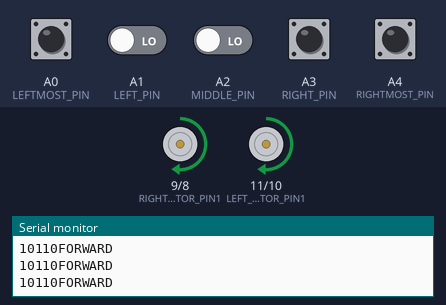
The sketch below on a simulated Arduino Uno, built with avr-gcc and run on an emulated ATmega328P. On the bench: motor-driver pin pairs drawn as motors (green arrow = first pin HIGH = forward, orange = second pin HIGH = backward, longer = more drive, scaled by the enable pin), the last lines printed to the serial monitor. The inputs (shaded band) are chosen by the test bench; at power-on: A0 (LEFTMOST_PIN), A4 (RIGHTMOST_PIN) HIGH, A1 (LEFT_PIN), A2 (MIDDLE_PIN), A3 (RIGHT_PIN) LOW.

Above: at 1.2 s.
1.3 s: A1 (LEFT_PIN) driven HIGH and A2 (MIDDLE_PIN) driven HIGH
At 2.2 s:
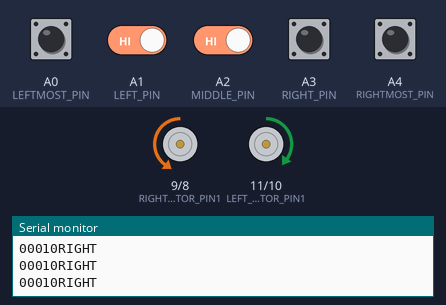
2.8 s: A0 (LEFTMOST_PIN) pulled LOW for 0.15 s
At 2.87 s:
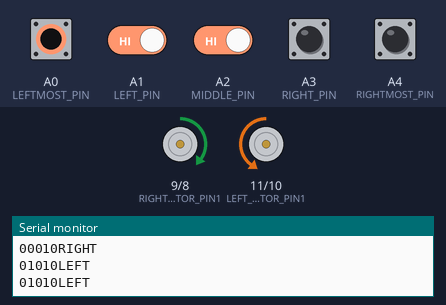
6.9 s: A1 (LEFT_PIN) driven LOW
At 7.8 s:
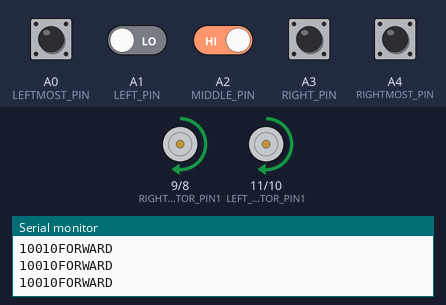
8.4 s: A1 (LEFT_PIN) driven HIGH
At 9.0 s:
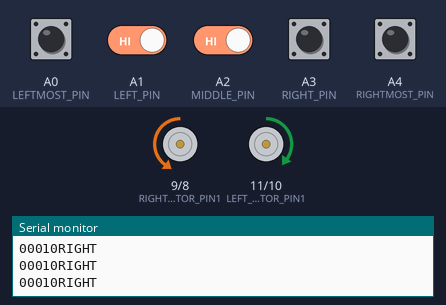
Timing chart, 0 to 10.9 s (numbered marks = the images above; inputs shaded):
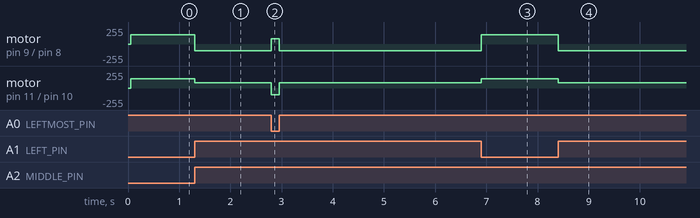

Measured:
- after the input at 1.3 s, motor on pin 9 (RIGHT_MOTOR_PIN1) / pin 8 (RIGHT_MOTOR_PIN2): forward 140/255 → backward 100/255 at once; motor on pin 11 (LEFT_MOTOR_PIN1) / pin 10 (LEFT_MOTOR_PIN2): forward 140/255 → forward 80/255 at once
- after the input at 2.8 s, motor on pin 9 (RIGHT_MOTOR_PIN1) / pin 8 (RIGHT_MOTOR_PIN2): backward 100/255 → forward 80/255 at once, → backward 100/255 0.15 s later; motor on pin 11 (LEFT_MOTOR_PIN1) / pin 10 (LEFT_MOTOR_PIN2): forward 80/255 → backward 100/255 at once, → forward 80/255 0.15 s later
- after the input at 6.9 s, motor on pin 9 (RIGHT_MOTOR_PIN1) / pin 8 (RIGHT_MOTOR_PIN2): backward 100/255 → forward 140/255 at once; motor on pin 11 (LEFT_MOTOR_PIN1) / pin 10 (LEFT_MOTOR_PIN2): forward 80/255 → forward 140/255 at once
- after the input at 8.4 s, motor on pin 9 (RIGHT_MOTOR_PIN1) / pin 8 (RIGHT_MOTOR_PIN2): forward 140/255 → backward 100/255 at once; motor on pin 11 (LEFT_MOTOR_PIN1) / pin 10 (LEFT_MOTOR_PIN2): forward 140/255 → forward 80/255 at once

The sketch:

Robopuff_LineFollower.ino
```cpp
// Define motor pins
#define LEFT_MOTOR_PIN1  11
#define LEFT_MOTOR_PIN2  10
#define RIGHT_MOTOR_PIN1 9
#define RIGHT_MOTOR_PIN2 8

// Define motor speed control pins
#define LEFT_MOTOR_SPEED_PIN 3
#define RIGHT_MOTOR_SPEED_PIN 5

// Define sensor pins
const int LEFTMOST_PIN = A0;
const int LEFT_PIN = A1;
const int MIDDLE_PIN = A2;
const int RIGHT_PIN = A3;
const int RIGHTMOST_PIN = A4;

unsigned long previousMillis = 0; // Store last time the loop ran
const unsigned long interval = 50; // Update every 50ms

void setup() {
  // Initialize motor pins as output
  pinMode(LEFT_MOTOR_PIN1, OUTPUT);
  pinMode(LEFT_MOTOR_PIN2, OUTPUT);
  pinMode(RIGHT_MOTOR_PIN1, OUTPUT);
  pinMode(RIGHT_MOTOR_PIN2, OUTPUT);
  pinMode(LEFT_MOTOR_SPEED_PIN, OUTPUT);
  pinMode(RIGHT_MOTOR_SPEED_PIN, OUTPUT);

  // Initialize sensor pins as input
  pinMode(LEFTMOST_PIN, INPUT);
  pinMode(LEFT_PIN, INPUT);
  pinMode(MIDDLE_PIN, INPUT);
  pinMode(RIGHT_PIN, INPUT);
  pinMode(RIGHTMOST_PIN, INPUT);

  // Initialize serial communication
  Serial.begin(9600);
}

void loop() {
  // Timing Control for stable execution
  unsigned long currentMillis = millis();
  if (currentMillis - previousMillis >= interval) {
    previousMillis = currentMillis;

    // Checks if line (0) is detected
    bool FL = digitalRead(LEFTMOST_PIN) == 0; // Far Left
    bool NL = digitalRead(LEFT_PIN) == 0; // Near Left
    bool MID = digitalRead(MIDDLE_PIN) == 0; // Middle
    bool NR = digitalRead(RIGHT_PIN) == 0; // Near Right
    bool FR = digitalRead(RIGHTMOST_PIN) == 0; // Far Right

    Serial.print(NL);
    Serial.print(FL);
    Serial.print(MID);
    Serial.print(NR);
    Serial.print(FR);

    // Movement logic
    if (MID || (NL && NR)) { // Move forward when middle sensor or the near left and near right also detects black
      Serial.println("FORWARD");
      moveForward();
    } else if (NL || FL) { // Turn left when near left or far left detects black
      Serial.println("LEFT");
      turnLeft();
    } else if (NR || FR) { // Turn right when ear rightt or far right detects black
      Serial.println("RIGHT");
      turnRight();
    }
  }
}

// Movement functions
void moveForward() {
  digitalWrite(LEFT_MOTOR_PIN1, HIGH);
  digitalWrite(LEFT_MOTOR_PIN2, LOW);
  digitalWrite(RIGHT_MOTOR_PIN1, HIGH);
  digitalWrite(RIGHT_MOTOR_PIN2, LOW);
  analogWrite(LEFT_MOTOR_SPEED_PIN, 140);
  analogWrite(RIGHT_MOTOR_SPEED_PIN, 140);
}

void turnLeft() {
  digitalWrite(LEFT_MOTOR_PIN1, LOW);
  digitalWrite(LEFT_MOTOR_PIN2, HIGH);
  digitalWrite(RIGHT_MOTOR_PIN1, HIGH);
  digitalWrite(RIGHT_MOTOR_PIN2, LOW);
  analogWrite(LEFT_MOTOR_SPEED_PIN, 80);
  analogWrite(RIGHT_MOTOR_SPEED_PIN, 100);
}

void turnRight() {
  digitalWrite(LEFT_MOTOR_PIN1, HIGH);
  digitalWrite(LEFT_MOTOR_PIN2, LOW);
  digitalWrite(RIGHT_MOTOR_PIN1, LOW);
  digitalWrite(RIGHT_MOTOR_PIN2, HIGH);
  analogWrite(LEFT_MOTOR_SPEED_PIN, 100);
  analogWrite(RIGHT_MOTOR_SPEED_PIN, 80);
}
```
